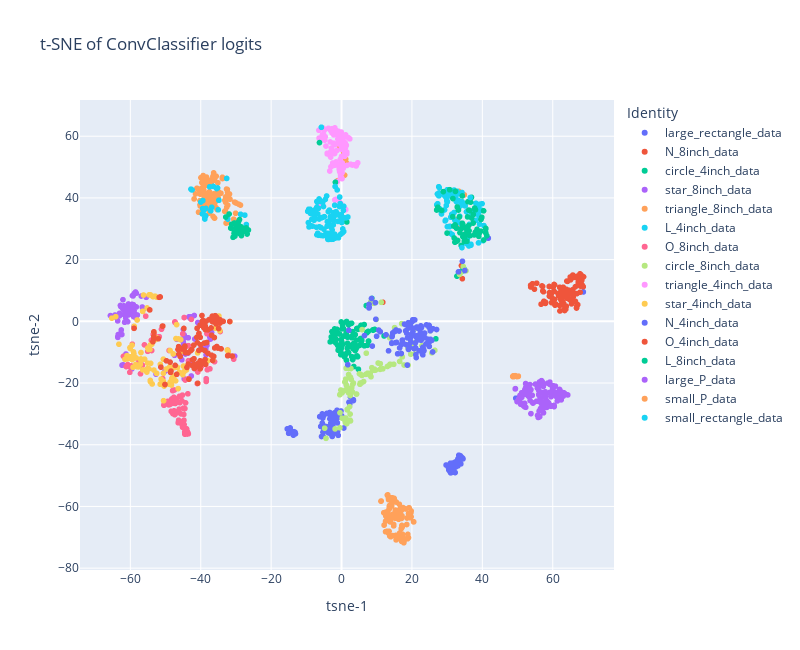

Source (notebook cell):
### Code cell
plot_logits_tsne_interactive(cls_net, X_t, Y, device=DEVICE,perplexity=20,class_names=file_dict, save_path="tsne_logits.html")
